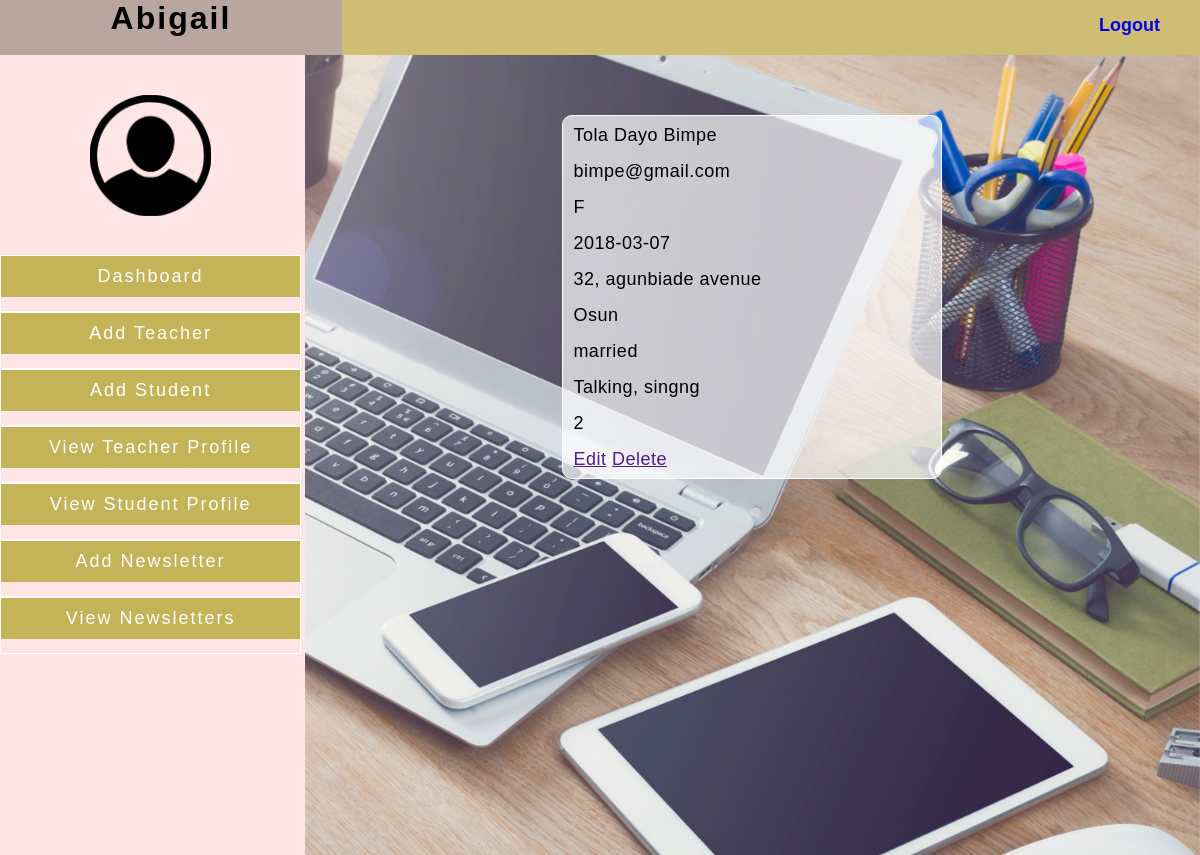
Screenshot of /admin/view_teacher.php (signed in) with the database file from the repository.
### tables this page shows
CREATE TABLE `teacher` (
  `teacher_id` int(10) UNSIGNED NOT NULL,
  `first_name` varchar(20) NOT NULL,
  `middle_name` varchar(20) NOT NULL,
  `last_name` varchar(20) NOT NULL,
  `email` varchar(30) NOT NULL,
  `gender` varchar(10) NOT NULL,
  `date_of_birth` date NOT NULL,
  `address` text NOT NULL,
  `state_of_origin` varchar(20) NOT NULL,
  `marital_status` varchar(10) NOT NULL,
  `hobbies` text NOT NULL,
  `password` varchar(10) NOT NULL,
  `admin_id` int(10) NOT NULL
);

### admin/view_teacher.php (the view, shortened to what this page needs)
<?php
    include("db/authentication.php");
    $admin_name = $_SESSION['admin_name'];
    $select = mysqli_query($db, "SELECT * FROM teacher")  or die(mysqli_error($db));
?>
<!Doctype html public "-//W3C//DTD XHTML 1.0 Transitional//EM"
"http://www.w3.org/TR/xhtml1/DTD/xhtml1-transitional.dtd">
<html xmlns="http://wwww.w3.org/1999/xhtml">
  <head>
</head>
<body>
  <div id="container">
     <div id="header" class="top">
                <p align="center" id="admin_name" class="float_left"><?php echo $admin_name ?></p>
                <a href="admin_logout.php" class="float_right">Logout</a>
            </div>
        <div id="side1">
            <div class="profile_image" align="center"><img src="../img/placeholder.png"></div>
      <ul>
        <li class="top"><a href="admin_home.php"> Dashboard</a></li>
        <li class="top"><a href="add_teacher">Add Teacher</a></li>
        <li class="top"><a href="add_student">Add Student</a></li>
        <li class="top"><a href="view_teacher">View Teacher Profile</a></li>
        <li class="top"><a href="view_student">View Student Profile</a></li>
        <li class="top"><a href="create_newsletter">Add Newsletter</a></li>
        <li class="top"><a href="view_newsletter">View Newsletters</a></li>
      </ul>
    </div>
    <div id="side2">
      <div id="body">
       <?php while($result = mysqli_fetch_array($select))  { ?>
       <div id="details">
       <?php echo '<p>'.$result['first_name'].' '.$result['middle_name'].' '.$result['last_name'].'</p></br>' ?>
       <?php echo '<p>'.$result['email'].'</p></br>' ?>
       <?php echo '<p>'.$result['gender'].'</p></br>' ?>
       <?php echo '<p>'.$result['date_of_birth'].'</p></br>' ?>
       <?php echo '<p>'.$result['address'].'</p></br>' ?>
       <?php echo '<p>'.$result['state_of_origin'].'</p></br>' ?>
       <?php echo '<p>'.$result['marital_status'].'</p></br>' ?>
       <?php echo '<p>'.$result['hobbies'].'</p></br>' ?>
       <?php echo '<p>'.$result['admin_id'].'</p></br>' ?>
       <a href="">Edit</a> <a href="">Delete</a>
        </div>
       <?php } ?>
      </div>
    </div>
  </div>
</body>
</html>

### admin/view_teacher.php (style rules this page uses)
* { align-items: center; margin:0; padding:0 }
body { background-color: rgba(255, 6, 4, 0.1); }
#admin_name { background-color: rgba(132,112,255, 0.3); }
#side1 { width: 25.1%; float: left; }
#admin_name { background-color: ; font-family:Arial; font-size:32px; font-weight: bold; letter-spacing: 2px; text-align: center; margin-top: 0px; padding: 0 110.6px; height: 55px; }
#side2 { width: 74.6%; float: right; }
.top { height: 55px; }
#header { background-color: rgba(197, 179, 88, 0.8); }
#header a { font-family: Helvetica, sans-serif; font-weight: bold; margin-top:15px; margin-right: 40px; font-size: 18px; text-decoration: none; }
.profile_image { height: 120px; width: 50%; margin: 40px auto; background-image: url("../img/placeholder.png"); }
.profile_image img { width: 80%; }
.float_right { float: right; }
.float_left { float: left; }
#side1 ul { list-style-type: none; text-align: center; }
#side1 ul li { border: 1px solid #fff; }
#side1 ul li a { background-color: rgb(197, 179, 88); color: #fff; font-family:Arial; font-size:18px; display:block; padding:10px 20px; letter-spacing: 2px; text-decoration: none }
#side2 { background-image: url(../img/Ridge-Design-Website-Design-Background.jpg); background-attachment: fixed; background-repeat: no-repeat; background-position: 50% 0; -ms-background-size: cover; -o-background-size: cover; -moz-background-size: cover; -webkit-background-size: cover; background-size: cover; min-height: 100vh; }
#details { color:#000; font-family:Arial, Helvetica, sans-serif; font-size:18px; letter-spacing:0.5px; padding:10px; display:block; background-color: rgba(255,255,255,0.7); border:1px solid white; border-radius: 10px; margin-bottom: 20px; width: 40%; line-height: 1em; margin: 60px auto; }

### rows the page displays
teacher: first_name "Tola", middle_name "Dayo", last_name "Bimpe", email "bimpe@gmail.com", gender "F", date_of_birth "2018-03-07", address "32, agunbiade avenue", state_of_origin "Osun", marital_status "married", hobbies "Talking, singng", admin "2"

### other values shown
$admin_name "Abigail"
